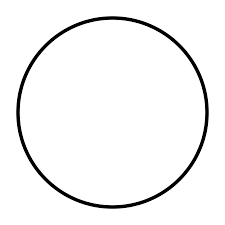
#> input picture dataset/circle/image1.png, 225 x 225 px; its folder holds only this picture in this run
$ python main.py
#> lines starting #> are read from the running program, lines starting #| are printed output that depends on the picture; after the words box and inside, x2 and y2 are one past the last pixel; in counts of white or black regions, pixels touching at a corner belong together
import cv2
import numpy as np
import os


def preprocess_image(img_path):
#> called with img_path = 'dataset/circle/image1.png'
    img = cv2.imread(img_path)
#> img is the input picture: shape (225, 225, 3); min 0, max 255, mean 244.7
    img = cv2.resize(img, (256, 256))
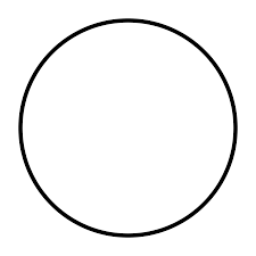
#> img: shape (256, 256, 3); min 0, max 255, mean 244.7
    gray = cv2.cvtColor(img, cv2.COLOR_BGR2GRAY)
    blurred = cv2.GaussianBlur(gray, (5, 5), 0)
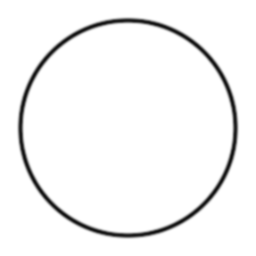
#> blurred: shape (256, 256); min 18, max 255, mean 244.7
    return blurred


def detect_edges(img):
    return cv2.Canny(img, 50, 150)
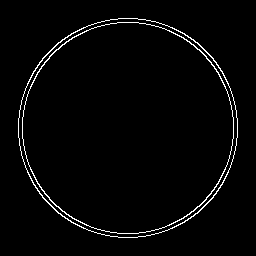
#> returned value: shape (256, 256); 2.4% white in thin lines or dots, all inside (x1, y1, x2, y2) = (18, 18, 238, 238)


def get_contours(edges):
    contours, _ = cv2.findContours(edges, cv2.RETR_EXTERNAL, cv2.CHAIN_APPROX_SIMPLE)
#> contours = 1 contour; box (x1, y1, x2, y2) and area: (18, 18, 238, 238) 37740
    return contours


def classify_shape(contour):
    area = cv2.contourArea(contour)
    perimeter = cv2.arcLength(contour, True)

    if perimeter == 0 or area < 100:
        return "Unknown"


    circularity = 4 * np.pi * (area / (perimeter * perimeter))
    if circularity >= 0.85:
        return "Circle"


    epsilon = 0.02 * perimeter
    approx = cv2.approxPolyDP(contour, epsilon, True)
    if len(approx) == 4:
        return "Rectangle"

    return "Unknown"


dataset_path = "dataset"

for label in os.listdir(dataset_path):
    folder = os.path.join(dataset_path, label)
    for file in os.listdir(folder):
        path = os.path.join(folder, file)
        img = preprocess_image(path)
        edges = detect_edges(img)
        contours = get_contours(edges)

        if not contours:
            print(f"{file} -> No contours found")
            continue

        # Largest contour
        largest = max(contours, key=cv2.contourArea)
#> largest = contour of 312 points, box (x1, y1, x2, y2) (18, 18, 238, 238), area 37740
        prediction = classify_shape(largest)
#> in classify_shape, `area = cv2.contourArea(contour)`: area = 37740
#> in classify_shape, `perimeter = cv2.arcLength(contour, True)`: perimeter = 726
#> in classify_shape, `circularity = 4 * np.pi * (area / (perimeter * perimeter))`: circularity = 0.9
#> prediction = 'Circle'
        print(f"{file} -> Predicted: {prediction}, Actual: {label}")
#| image1.png -> Predicted: Circle, Actual: circle
#> pass 2 of the loop `for label in os.listdir(dataset_path):`:
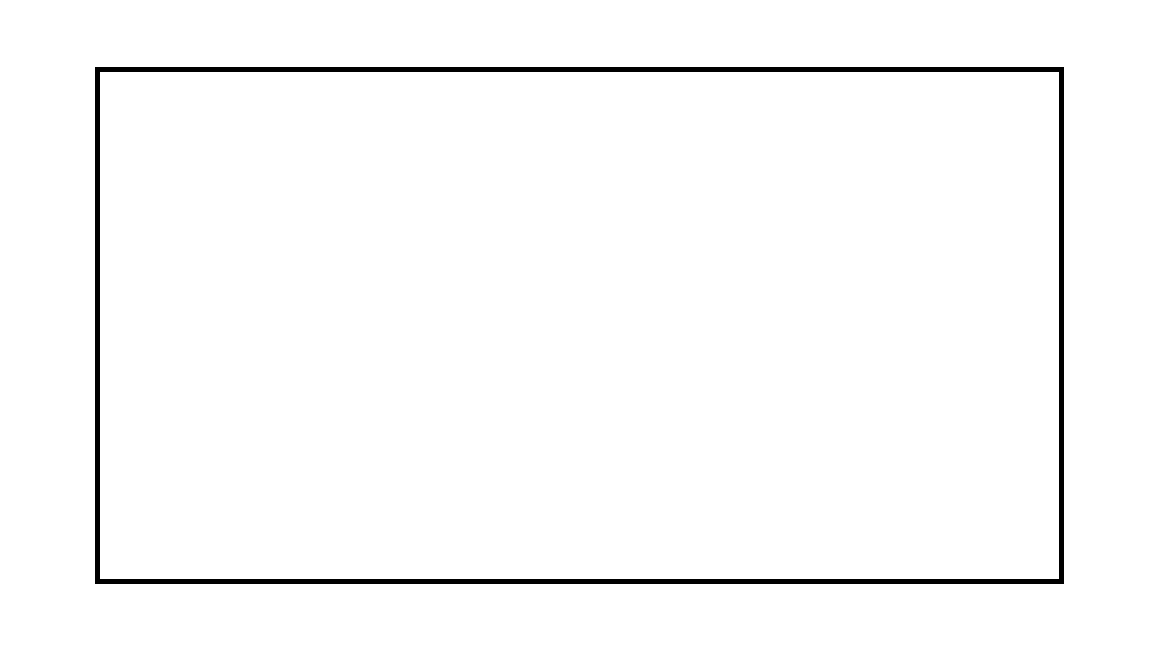
#> input picture dataset/rectangle/image10.png, 1152 x 648 px
#> in preprocess_image, img is the input picture: shape (648, 1152, 3); 98% white; 1 black region, box (x1, y1, x2, y2) and area: (95, 67, 1064, 584) 14760
#> img: shape (256, 256, 3)
#> in preprocess_image (call 2), `blurred = cv2.GaussianBlur(gray, (5, 5), 0)`:
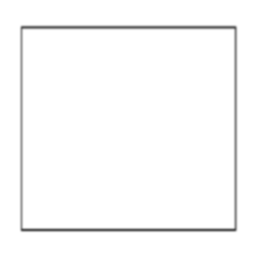
#> blurred: shape (256, 256); min 82, max 255, mean 249.9
#> in detect_edges (call 2), `return cv2.Canny(img, 50, 150)`:
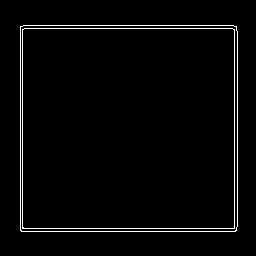
#> returned value: shape (256, 256); 2.5% white in thin lines or dots, all inside (x1, y1, x2, y2) = (20, 25, 238, 232)
#> in get_contours (call 2), `contours, _ = cv2.findContours(edges, cv2.RETR_EXTERNAL, cv2.CHAIN_APP..`: contours = 1 contour; box (x1, y1, x2, y2) and area: (20, 25, 238, 232) 44686
#> largest = contour of 14 points, box (x1, y1, x2, y2) (20, 25, 238, 232), area 44686
#> prediction = 'Rectangle'
#| image10.png -> Predicted: Rectangle, Actual: rectangle
